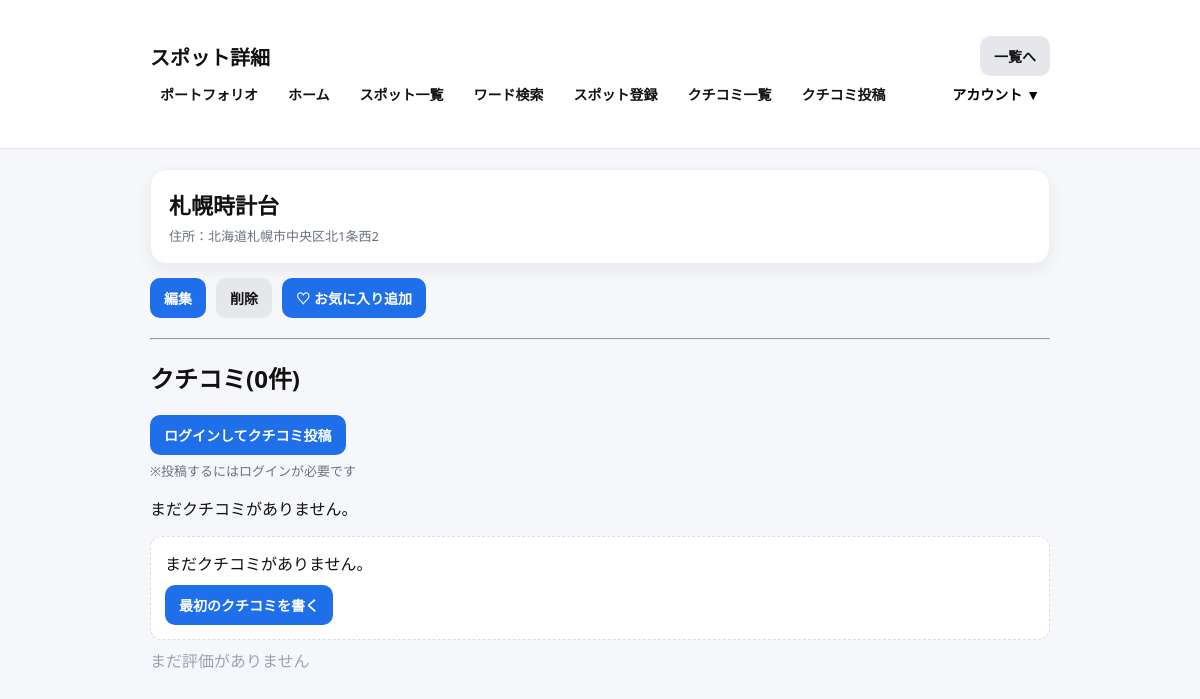
Before: /spots/4/ with the older database file.
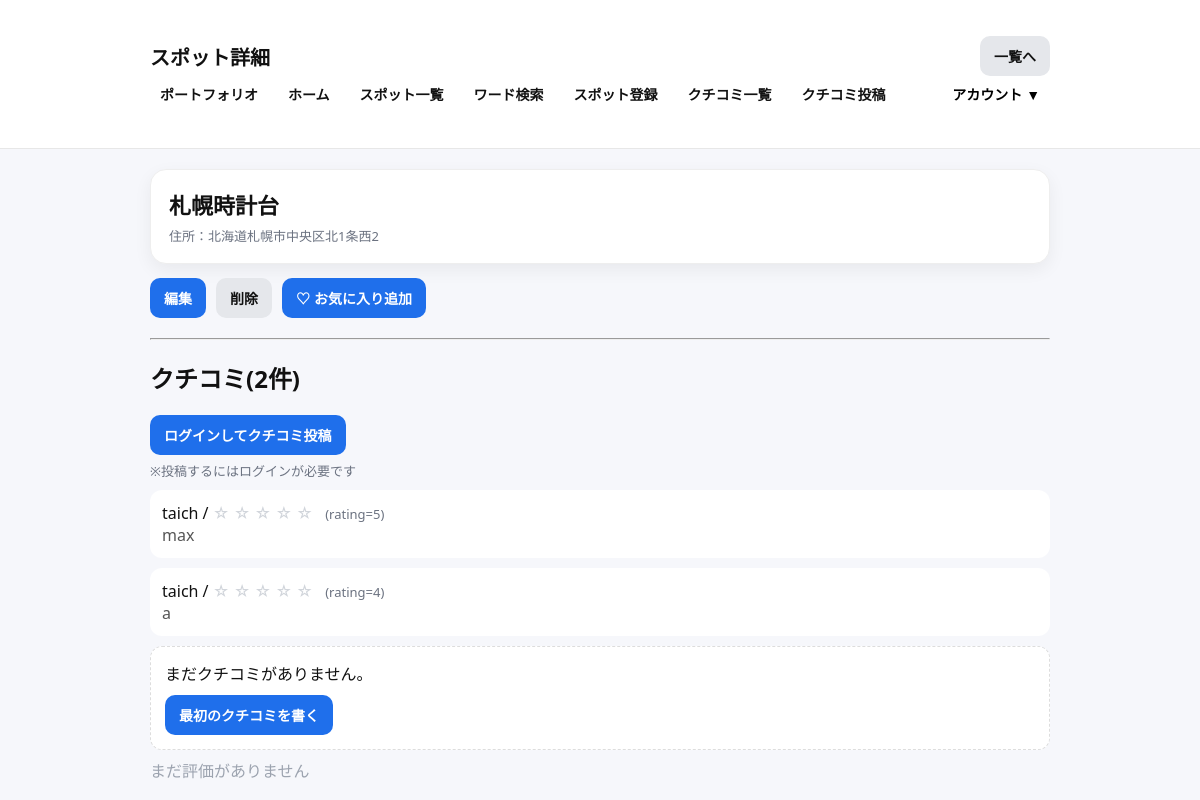
After: the same page with the newer database file.
### spots/models.py (models this page shows, shortened)
class Review(models.Model):
    spot = models.ForeignKey(Spot, on_delete=models.CASCADE, related_name="reviews")
    user = models.ForeignKey(settings.AUTH_USER_MODEL, on_delete=models.CASCADE)
    rating = models.PositiveSmallIntegerField(default=5)
    comment = models.TextField()
    created_at = models.DateTimeField(auto_now_add=True)
    class Meta:
        ordering = ["-created_at"]

### spots/views.py (the view)
# urls.py: path("<int:pk>/", views.spot_detail, name="spot_detail"),
def spot_detail(request, pk):
    spot = get_object_or_404(Spot, pk=pk)
    is_favorited = False
    if request.user.is_authenticated:
        is_favorited = Favorite.objects.filter(user=request.user, spot=spot).exists()
    reviews = (
        spot.reviews.select_related("user")
        .order_by("-rating", "-created_at")
    )
    avg_rating = reviews.aggregate(avg=Avg("rating"))["avg"]
    return render(request, "spots/spot_detail.html", {"spot": spot, "is_favorited": is_favorited, "reviews": reviews})

### spots/templates/spots/spot_detail.html (shortened to what this page needs)
{% extends "base.html" %}
{% block header_title %}スポット詳細{% endblock %}
{% block header_action %}
  <a class="btn btn-sub" href="{% url 'spots:spot_list' %}">一覧へ</a>
{% endblock %}
{% block content %}
<div class="card">
  <h1>{{ spot.name }}</h1>
  <div class="muted">住所：{{ spot.address }}</div>
</div>
<div style="display:flex; gap:10px; margin-top:14px;">
  <a class="btn" href="{% url 'spots:spot_update' spot.id %}">編集</a>
  <a class="btn btn-sub" href="{% url 'spots:spot_delete' spot.id %}">削除</a>
  <form method="post" action="{% url 'spots:favorite_toggle' spot.id %}">
    {% if is_favorited %}
      <button class="btn btn-sub" type="submit">☆ お気に入り解除</button>
    {% else %}
      <button class="btn" type="submit">♡ お気に入り追加</button>
    {% endif %}
  </form>
</div>
<hr style="margin:20px 0;">
<h2>クチコミ({{ reviews|length }}件) </h2>
{% if user.is_authenticated %}
  <a class="btn" href="{% url 'spots:review_create' spot.pk %}">＋クチコミ投稿</a>
{% else %}
  <a class="btn" href="{% url 'accounts:login' %}?next={% url 'spots:spot_detail' spot.pk %}">
    ログインしてクチコミ投稿
  </a>
  <div class="muted" style="margin-top:6px;">※投稿するにはログインが必要です</div>
  {% endif %}
{% for r in reviews %}
  <div style="background:#fff; padding:12px; border-radius:12px; margin-top:10px">
    <div>
      {{ r.user }} /
      {% for i in "12345" %}
        {% if forloop.coynter <= r.rating %}
          <span style="color:#f59e0b;">★</span>
        {% else %}
          <span style="color:#d1d5db;">☆</span>
        {% endif %}
      {% endfor %}
      <span class="muted" style="margin-left:8px;">(rating={{ r.rating }})</span>
    </div>
    <div style="color:#555;">{{ r.comment }}</div>
  </div>
{% empty %}
  <p>まだクチコミがありません。</p>
{% endfor %}
    <div style="background:#fff; padding:14px; border-radius:12px; margin-top:10px; border:1px dashed #ddd;">
      <p style="margin:0 0 10px;">まだクチコミがありません。　</p>
      <a class="btn" href="{% url 'spots:review_create' spot.pk %}">最初のクチコミを書く</a>
    </div>
{% if avg_rating %}
  <div style="margin-top:8px; color:#f59e0b;">
    平均評価:{{ avg_rating|floatformat:1 }} ★
  </div>
{% else %}
  <div style="margin-top:8px; color:#9ca3af;">
    まだ評価がありません
  </div>
{% endif %}
{% endblock %}

Changed rows visible on the page:
added Review: user "taich", rating "5", comment "max"
added Review: user "taich", rating "4", comment "a"
Other visible differences:
{{ reviews|length }}: "0" → "2"
text no longer shown: "まだクチコミがありません。"
